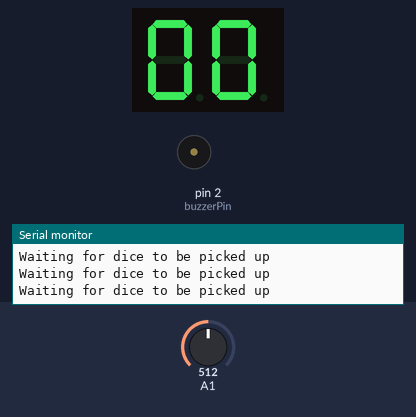
A sketch run on a simulated Arduino Uno, built with avr-gcc and run on an emulated ATmega328P. Shown: 2-digit seven-segment display, buzzer (waves = sounding), the last lines printed to the serial monitor. Wiring (inferred from the names in the program): 2-digit 7-segment display, segments lit when HIGH: segments pin 3, pin 4, pin 5, pin 6, pin 7, pin 8, pin 9; digit selects pin 13, pin 12. The test bench sets the inputs (shaded band); at power-on: A1 = 512. Random numbers use the default seed unless the sketch sets one; the segment pins are drawn as the display they are named for.

Above: at 1.2 s.
1.3 s: A1 set to 609
At 2.1 s:
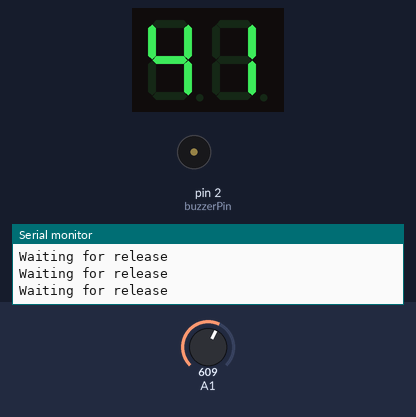
2.9 s: A1 set to 587
At 8.7 s:
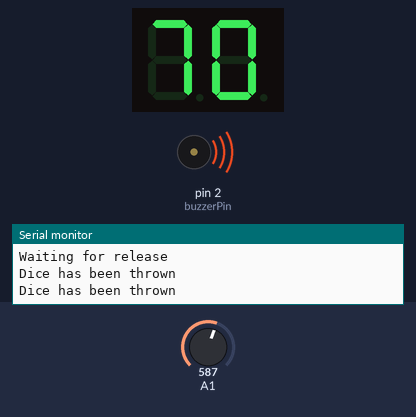
Timing chart, 0 to 11.2 s (numbered marks = the images above; inputs shaded):
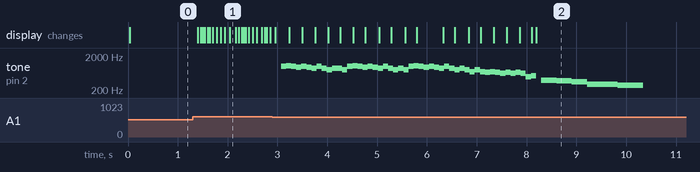

The sketch:

DigitalDice.ino
```cpp
//120B Final project
//Help from the following resources
//TA: RB
//Videos: https://www.youtube.com/watch?v=gj-H_agfd6U
//Other: Zybboks CHP 7 % 6
//         https://gist.github.com/mikeputnam/2820675 (pitches.h)

#include "Timer.h"
#include "pitches.h"
//States
enum DIGIT_STATE {FIRST_DIGIT, SECOND_DIGIT} dState = FIRST_DIGIT;
enum ROLLING_STATE {WAIT_THROW, CALCULATE_THROW_STR} rState = WAIT_THROW;
enum CALCULATE_ROLL_STATE  {WAIT_ROLL, ROLLING_DICE, CALCULATE_ROLL_VALUE, ADD_MODIFIER} sState = WAIT_ROLL;
enum VICTORY_THEME_SONG {WAIT_VICTORY_SONG, V_NOTE_ONE, V_NOTE_TWO, V_NOTE_THREE, V_NOTE_FOUR, V_NOTE_FIVE, V_NOTE_SIX} vState = WAIT_VICTORY_SONG;
enum ROLLING_THEME_SONG {WAIT_ROLL_SONG, PLAY_SONG} rsState = WAIT_ROLL_SONG;
enum LOSING_THEME_SONG  {WAIT_LOSE_SONG, L_NOTE_ONE, L_NOTE_TWO, L_NOTE_THREE, L_NOTE_FOUR, L_NOTE_FIVE} lState = WAIT_LOSE_SONG;

//Pins
char digitPins[2] = {13, 12};
int buzzerPin = 2;
unsigned int yValue = 0;

//Note arrays
int rollingNotes[50] = {NOTE_B5, NOTE_C6, NOTE_B5, NOTE_AS5, NOTE_B5, NOTE_AS5, NOTE_A5, NOTE_B5, NOTE_A5,
                        NOTE_G5, NOTE_A5, NOTE_A5, NOTE_G5, NOTE_B5, NOTE_C6, NOTE_B5, NOTE_AS5, NOTE_B5, NOTE_AS5,
                        NOTE_A5, NOTE_B5, NOTE_A5, NOTE_G5, NOTE_A5, NOTE_G5, NOTE_B5, NOTE_C6, NOTE_B5, NOTE_AS5, NOTE_B5,
                        NOTE_AS5, NOTE_A5, NOTE_B5, NOTE_A5, NOTE_G5, NOTE_A5, NOTE_G5, NOTE_F5, NOTE_G5, NOTE_F5, NOTE_E5,
                        NOTE_F5, NOTE_E5, NOTE_DS5, NOTE_E5, NOTE_DS5, NOTE_E5, NOTE_DS5, NOTE_B4, NOTE_C5};

int losingNote[5] = {NOTE_G4, NOTE_FS4, NOTE_F4, NOTE_D4, NOTE_CS4};

int victoryNotes[6] = {NOTE_C5, NOTE_GS4, NOTE_AS4, NOTE_C5, NOTE_AS4, NOTE_C5};

//Variables
char first_digit = 0;
char second_digit = 0;
char currentThrowStr = 0;
bool playVictorySong = false;
bool playRollSong = false;
bool playLoseSong = false;


//Periods and Elapsed times
unsigned long rollElapsedTime = 500;
const unsigned long rollPeriod = 500;

unsigned long calculateElapsedTime = 50;
const unsigned long calculatePeriod = 50;


unsigned long victoryElapsedTime = 100;
const unsigned long victoryPeriod = 100;

unsigned long losingSongElapsedTime = 100;
const unsigned long losingSongPeriod = 100;


unsigned long rollingSongElapsedTime = 100;
const unsigned long rollingSongPeriod = 100;

const unsigned long timerPeriod = 10;

//RB's Helper function
// gSegPins
// An array of pins of the arduino that are connected
// to segments a, b, c, d, e... g in that order.
//                 A, B, C, D, E, F, G
char gSegPins[7] = {3, 4, 5, 6, 7, 8, 9};


//RB'S helper function
// displayNumTo7Seg
// displays one number (between 0 and 9) "targetNum" on the digit conneceted to "digitPin"
// E.g. If I wanted to display the number 6 on the third digit of my display.
// and the third digit was connected to pin A0, then I'd write: displayNumTo7Seg(6, A0);
void displayNumTo7Seg(unsigned int targetNum, int digitPin) {


    // A map of integers to the respective values needed to display
    // a value on one 7 seg digit.
    unsigned char encodeInt[10] = {
        // 0     1     2     3     4     5     6     7     8     9
        0x3f, 0x06, 0x5b, 0x4f, 0x66, 0x6d, 0x7d, 0x07, 0x7f, 0x67,
    };


    // Make sure the target digit is off while updating the segments iteratively
    digitalWrite(digitPin, LOW);


    // Update the segments
    for (int k = 0; k < 7; ++k) {
        digitalWrite(gSegPins[k], encodeInt[targetNum] & (1 << k));
    }


    // Turn on the digit again
    digitalWrite(digitPin, HIGH);


}

//Losing theme song, played when roll is < 10
void losingThemeTick(){
  static int cnt = 0;
  static int currNote = 0;
  switch (lState){
  case WAIT_LOSE_SONG:
  if(playLoseSong == true && playRollSong == false){
    lState = L_NOTE_ONE;
  }
  else{
    lState = WAIT_LOSE_SONG;
  }
  break;

  case L_NOTE_ONE:
  if(cnt < 2){
    tone(buzzerPin, losingNote[currNote]);
    cnt += 1 ;
    lState = L_NOTE_ONE;
  }
  else{
    cnt = 0;
    currNote += 1;
    lState = L_NOTE_TWO;
  }
  break;

  case L_NOTE_TWO:
  if(cnt < 2){
    tone(buzzerPin, losingNote[currNote]);
    cnt += 1 ;
    lState = L_NOTE_TWO;
  }
  else{
    cnt = 0;
    currNote += 1;
    lState = L_NOTE_THREE;
  }
  break;

  case L_NOTE_THREE:
  if(cnt < 2){
    tone(buzzerPin, losingNote[currNote]);
    cnt += 1 ;
    lState = L_NOTE_THREE;
  }
  else{
    cnt = 0;
    currNote += 1;
    lState = L_NOTE_FOUR;
  }
  break;

  case L_NOTE_FOUR:
  if(cnt < 5){
    tone(buzzerPin, losingNote[currNote]);
    cnt += 1 ;
    lState = L_NOTE_FOUR;
  }
  else{
    cnt = 0;
    currNote += 1;
    lState = L_NOTE_FIVE;
  }
  break;

  case L_NOTE_FIVE:
  if(cnt < 5){
    tone(buzzerPin, losingNote[currNote]);
    cnt += 1 ;
    lState = L_NOTE_FIVE;
  }
  else{
    noTone(buzzerPin);
    cnt = 0;
    currNote = 0;
    playLoseSong = false;
    lState = WAIT_LOSE_SONG;
  }
  break;
 }
}

//Rolling song played when dice is release
void rollingThemeTick(){
    static int cnt = 0;
    static int currNote = 0;
    switch(rsState){
    case WAIT_ROLL_SONG:
    if(playRollSong == false){
      rsState = WAIT_ROLL_SONG;
    }
    else{
      rsState = PLAY_SONG;
    }
    break;

    case PLAY_SONG:
    if(currNote < 50){
      tone(buzzerPin, rollingNotes[currNote]);
      currNote += 1;
      rsState = PLAY_SONG;
    }
    else{
     noTone(buzzerPin);
     currNote = 0;
     playRollSong = false;
     rsState = WAIT_ROLL_SONG;
    }
    break;
  }
}

//Victory theme song, played when roll is >= 10
void victoryThemeTick(){
  static int cnt = 0;
  static int currNote = 0;
  switch(vState){
    case WAIT_VICTORY_SONG:
    if(playVictorySong == true && playRollSong == false){
      vState = V_NOTE_ONE;
    }
    else{
      vState = WAIT_VICTORY_SONG;
    }
    break;

    case V_NOTE_ONE:
    if(cnt < 7){
      tone(buzzerPin, victoryNotes[currNote]);
      cnt += 1;
      vState = V_NOTE_ONE;
    }
    else{
      cnt = 0;
      currNote += 1;
      vState = V_NOTE_TWO;
    }
    break;

    case V_NOTE_TWO:
    if(cnt < 4){
      tone(buzzerPin, victoryNotes[currNote]);
      cnt += 1;
      vState = V_NOTE_TWO;
    }
    else{
      cnt = 0;
      currNote += 1;
      vState = V_NOTE_THREE;
    }
    break;

   case V_NOTE_THREE:
   if(cnt < 4){
     tone(buzzerPin, victoryNotes[currNote]);
     cnt += 1;
     vState = V_NOTE_THREE;
   }
   else{
    cnt = 0;
    currNote += 1;
    vState = V_NOTE_FOUR;
   }
   break;

  case V_NOTE_FOUR:
  if(cnt < 3){
    tone(buzzerPin, victoryNotes[currNote]);
    cnt += 1;
    vState = V_NOTE_FOUR;
  }
  else{
    cnt = 0;
    currNote += 1;
    vState = V_NOTE_FIVE;
  }
  break;

  case V_NOTE_FIVE:
  if(cnt < 1){
    tone(buzzerPin, victoryNotes[currNote]);
    cnt += 1;
    vState = V_NOTE_FIVE;
  }
  else{
    cnt = 0;
    currNote = 0;
    vState = V_NOTE_SIX;
  }
  break;

  case V_NOTE_SIX:
  if(cnt < 10){
    tone(buzzerPin, 523);
    cnt += 1;
    vState = V_NOTE_SIX;
  }
  else{
    playVictorySong = false;
    cnt = 0;
    noTone(buzzerPin);
    vState = WAIT_VICTORY_SONG;
  }
  break;
 }
}

//State to handle digit LED
void digitTick(){
  switch(dState){
    case FIRST_DIGIT:
    dState = SECOND_DIGIT;
    break;

   case SECOND_DIGIT:
   dState = FIRST_DIGIT;

   break;
  }

  switch(dState){
    case FIRST_DIGIT:
    digitalWrite(digitPins[0],HIGH);
    digitalWrite(digitPins[1],LOW);
    displayNumTo7Seg(first_digit, digitPins[0]);
    break;

    case SECOND_DIGIT:
    digitalWrite(digitPins[0],LOW);
    digitalWrite(digitPins[1],HIGH);
    displayNumTo7Seg(second_digit, digitPins[1]);
    break;
  }

}

//State to caculate roll value
void calculate_roll(){
    static int diceRoll = 0;
    static int cnt = 0;
    switch(sState){
      case WAIT_ROLL:
      if(yValue <= 599 && ( playVictorySong == false && playRollSong == false && playLoseSong == false)){
        Serial.println("Waiting for dice to be picked up");
        sState = WAIT_ROLL;
      }
      else if(yValue > 600 && (playVictorySong == false && playRollSong == false && playLoseSong == false)){
        Serial.println("Dice has been picked up");
        sState = ROLLING_DICE;
      }
      break;

      case ROLLING_DICE:
      if(yValue > 600){
       Serial.println("Waiting for release");
       sState = ROLLING_DICE;
      }
      else if(yValue <= 599){
       Serial.println("Dice has been thrown");
       sState = CALCULATE_ROLL_VALUE;
      }
      break;

      case CALCULATE_ROLL_VALUE:
      if(cnt < 100){
          playRollSong = true;
          cnt += 1;
          sState = CALCULATE_ROLL_VALUE;
        }
      else{
          cnt = 0;
          sState = ADD_MODIFIER;
        }
      break;

      case ADD_MODIFIER:
      sState = WAIT_ROLL;
      break;
    }

    switch(sState){
      case ROLLING_DICE:
      diceRoll = random(1,20);
      if(diceRoll < 10){
        first_digit = 0;
        second_digit = diceRoll % 10;
      }
      else{
        first_digit = int(diceRoll/10);
        second_digit = diceRoll % 10;
      }
      break;

     case CALCULATE_ROLL_VALUE:
      if(cnt % 5 == 0){
        diceRoll = random(1,20);
      }
      if(diceRoll < 10){
        first_digit = 0;
        second_digit = diceRoll % 10;
      }
      else{
        first_digit = int(diceRoll/10);
        second_digit = diceRoll % 10;
      }
     break;

     case ADD_MODIFIER:
     if(diceRoll + currentThrowStr >= 20){
      playVictorySong = true;
      diceRoll = 20;
     }
     else {
        diceRoll += currentThrowStr;
        if(diceRoll < 10){
          playLoseSong = true;
          first_digit = 0;
          second_digit = diceRoll % 10;
        }
        else{
          playVictorySong = true;
          first_digit = int(diceRoll/10);
          second_digit = diceRoll % 10;
        }
     }
     break;
    }
}

//State to calculate strength of roll
void roll_dice(){
   switch(rState){
    case WAIT_THROW:
    if(yValue <= 599 && (playVictorySong == false && playRollSong == false)){
      Serial.println("Waiting for dice to be picked up");
      rState = WAIT_THROW;
    }
    else if(yValue > 600 && (playVictorySong == false && playRollSong == false)){
      Serial.println("Dice has been picked up");
      rState = CALCULATE_THROW_STR;
    }
    break;

   case CALCULATE_THROW_STR:
   if(yValue > 600){
    Serial.println("Waiting for release");
    rState = CALCULATE_THROW_STR;
   }
   else if(yValue <= 599){
     Serial.println("Dice has been thrown");
     rState = WAIT_THROW;
   }
   break;
  }

  switch(rState){
    case CALCULATE_THROW_STR:
    if(currentThrowStr < 5){
      currentThrowStr += 1;
    }
    break;
  }
}


void setup() {
  randomSeed(analogRead(A3));
  TimerSet(timerPeriod);
  TimerOn();
  pinMode(buzzerPin, OUTPUT);
  for(int i = 0; i < 7; i++){
    pinMode(gSegPins[i], OUTPUT);
  }

  for(int i = 0; i < 2; i++){
      pinMode(digitPins[i], OUTPUT);
  }
  Serial.begin(9600);
}

void loop() {
  yValue = analogRead(A1);
  digitTick();

  if(calculateElapsedTime >= calculatePeriod){
    calculate_roll();
    calculateElapsedTime = 0;
  }
  if(rollElapsedTime >= rollPeriod){
    roll_dice();
    rollElapsedTime = 0;
  }
  if(rollingSongElapsedTime >= rollingSongPeriod){
    rollingThemeTick();
    rollingSongElapsedTime = 0;
  }

 if(losingSongElapsedTime >= losingSongPeriod){
    losingThemeTick();
    losingSongElapsedTime = 0;
  }
  if(victoryElapsedTime >= victoryPeriod){
    victoryThemeTick();
    victoryElapsedTime = 0;
  }
  rollElapsedTime += timerPeriod;
  calculateElapsedTime += timerPeriod;
  victoryElapsedTime += timerPeriod;
  rollingSongElapsedTime += timerPeriod;
  losingSongElapsedTime += timerPeriod;
  while(!TimerFlag){}
  TimerFlag = 0;
}
```

Timer.h
```cpp
// Permission to copy is granted provided that this header remains intact.
// This software is provided with no warranties.

////////////////////////////////////////////////////////////////////////////////

#ifndef Timer
#define Timer

#include "Arduino.h"

volatile unsigned char TimerFlag = 0; // TimerISR() sets this to 1. C programmer should clear to 0.

// Internal variables for mapping AVR's ISR to our cleaner TimerISR model.
unsigned long _avr_timer_M = 1; // Start count from here, down to 0. Default 1ms
unsigned long _avr_timer_cntcurr = 0; // Current internal count of 1ms ticks

// Set TimerISR() to tick every M ms
void TimerSet(unsigned long M) {
	_avr_timer_M = M;
	_avr_timer_cntcurr = _avr_timer_M;
}

void TimerOn() {
	// AVR timer/counter controller register TCCR1
  TCCR1B 	= 0x0B;	// bit3 = 1: CTC mode (clear timer on compare)
					// bit2bit1bit0=011: prescaler /64
					// 00001011: 0x0B
					// SO, 16 MHz clock or 16,000,000 /64 = 250,000 ticks/s
					// Thus, TCNT1 register will count at 250,000 ticks/s
          // FOR MICROSECONDS:
          // bit3 = 1: CTC mode (clear timer on compare)
					// bit2bit1bit0=010: prescaler /64
					// 00001011: 0x0A
					// SO, 16 MHz clock or 16,000,000 /8 = 2,000,000 ticks/s
					// Thus, TCNT1 register will count at 2,000,000 ticks/s

	// AVR output compare register OCR1A.
	OCR1A 	= 250;	// Timer interrupt will be generated when TCNT1==OCR1A
					// We want a 1 ms tick. 0.001 s * 250,000 ticks/s = 250
					// So when TCNT1 register equals 250,
					// 1 ms has passed. Thus, we compare to 250.
					// AVR timer interrupt mask register
          // FOR MICROSECONDS:
          // Timer interrupt will be generated when TCNT1==OCR1A
					// We want a 1 us tick. 0.000001 s * 2,000,000 ticks/s = 2
					// So when TCNT1 register equals 2,
					// 1 us has passed. Thus, we compare to 2.
					// AVR timer interrupt mask register

	TIMSK1 	= 0x02; // bit1: OCIE1A -- enables compare match interrupt

	//Initialize avr counter
	TCNT1 = 0;

	// TimerISR will be called every _avr_timer_cntcurr milliseconds
	_avr_timer_cntcurr = _avr_timer_M;

	//Enable global interrupts
	SREG |= 0x80;	// 0x80: 1000000
}

void TimerOff() {
	TCCR1B 	= 0x00; // bit3bit2bit1bit0=0000: timer off
}

void TimerISR() {
	TimerFlag = 1;
}

// In our approach, the C programmer does not touch this ISR, but rather TimerISR()
ISR(TIMER1_COMPA_vect)
{
	// CPU automatically calls when TCNT0 == OCR0 (every 1 ms per TimerOn settings)
	_avr_timer_cntcurr--; 			// Count down to 0 rather than up to TOP
	if (_avr_timer_cntcurr == 0) { 	// results in a more efficient compare
		TimerISR(); 				// Call the ISR that the user uses
		_avr_timer_cntcurr = _avr_timer_M;
	}
}

#endif //Timer
```

pitches.h
```cpp
/*************************************************
 * Public Constants
 *************************************************/

#define NOTE_B0  31
#define NOTE_C1  33
#define NOTE_CS1 35
#define NOTE_D1  37
#define NOTE_DS1 39
#define NOTE_E1  41
#define NOTE_F1  44
#define NOTE_FS1 46
#define NOTE_G1  49
#define NOTE_GS1 52
#define NOTE_A1  55
#define NOTE_AS1 58
#define NOTE_B1  62
#define NOTE_C2  65
#define NOTE_CS2 69
#define NOTE_D2  73
#define NOTE_DS2 78
#define NOTE_E2  82
#define NOTE_F2  87
#define NOTE_FS2 93
#define NOTE_G2  98
#define NOTE_GS2 104
#define NOTE_A2  110
#define NOTE_AS2 117
#define NOTE_B2  123
#define NOTE_C3  131
#define NOTE_CS3 139
#define NOTE_D3  147
#define NOTE_DS3 156
#define NOTE_E3  165
#define NOTE_F3  175
#define NOTE_FS3 185
#define NOTE_G3  196
#define NOTE_GS3 208
#define NOTE_A3  220
#define NOTE_AS3 233
#define NOTE_B3  247
#define NOTE_C4  262
#define NOTE_CS4 277
#define NOTE_D4  294
#define NOTE_DS4 311
#define NOTE_E4  330
#define NOTE_F4  349
#define NOTE_FS4 370
#define NOTE_G4  392
#define NOTE_GS4 415
#define NOTE_A4  440
#define NOTE_AS4 466
#define NOTE_B4  494
#define NOTE_C5  523
#define NOTE_CS5 554
#define NOTE_D5  587
#define NOTE_DS5 622
#define NOTE_E5  659
#define NOTE_F5  698
#define NOTE_FS5 740
#define NOTE_G5  784
#define NOTE_GS5 831
#define NOTE_A5  880
#define NOTE_AS5 932
#define NOTE_B5  988
#define NOTE_C6  1047
#define NOTE_CS6 1109
#define NOTE_D6  1175
#define NOTE_DS6 1245
#define NOTE_E6  1319
#define NOTE_F6  1397
#define NOTE_FS6 1480
#define NOTE_G6  1568
#define NOTE_GS6 1661
#define NOTE_A6  1760
#define NOTE_AS6 1865
#define NOTE_B6  1976
#define NOTE_C7  2093
#define NOTE_CS7 2217
#define NOTE_D7  2349
#define NOTE_DS7 2489
#define NOTE_E7  2637
#define NOTE_F7  2794
#define NOTE_FS7 2960
#define NOTE_G7  3136
#define NOTE_GS7 3322
#define NOTE_A7  3520
#define NOTE_AS7 3729
#define NOTE_B7  3951
#define NOTE_C8  4186
#define NOTE_CS8 4435
#define NOTE_D8  4699
#define NOTE_DS8 4978
```

Measured:
- the behaviour switches between 600 and 599 on A1 (found by bisection; images 1 and 2)
- after the input at 1.3 s, the display: first changes after 0.10 s (image 1 shows a later state)
- after the input at 2.9 s, tone on pin 2 (buzzerPin): plays 988 Hz for 0.10 s, 1047 Hz for 0.10 s, 988 Hz for 0.10 s, 932 Hz for 0.10 s, 988 Hz for 0.10 s, 932 Hz for 0.10 s … (54 notes in this stretch), starting after 0.17 s
